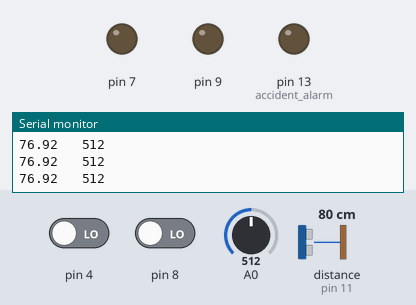
Recording of a sketch running on a simulated Arduino Uno, built with avr-gcc and run on an emulated ATmega328P. Shown: output pins drawn as LEDs (lit = HIGH), the last lines printed to the serial monitor. Wiring (inferred from the names in the program): ultrasonic range finder: trigger pin 10; echo pin 11. Dashed ring = blinking. The inputs (shaded band) are chosen by the test bench; at power-on: distance to the obstacle (sensor on pin 11) 80 cm, A0 = 512, pin 8 LOW, pin 4 LOW. The echo pulse lasts 58.3 µs per cm; pins used as bus, display or sensor lines are not drawn.

Above: at 1.2 s.
1.3 s: distance to the obstacle (sensor on pin 11) set to 21 cm
2.8 s: distance to the obstacle (sensor on pin 11) set to 16 cm
At 4.3 s:
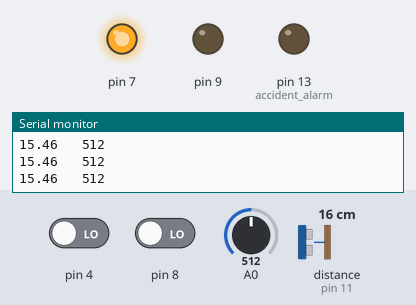
5.8 s: A0 set to 198
8.8 s: A0 set to 167
At 9.2 s:
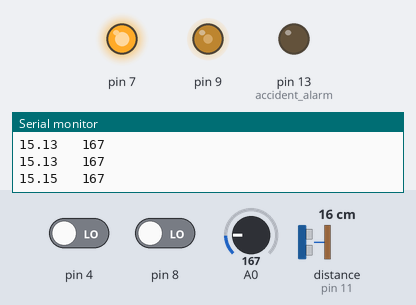
10.3 s: pin 8 driven HIGH
At 10.39 s:
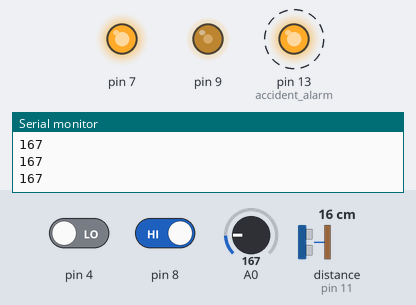
13.3 s: pin 8 driven LOW
At 13.6 s:
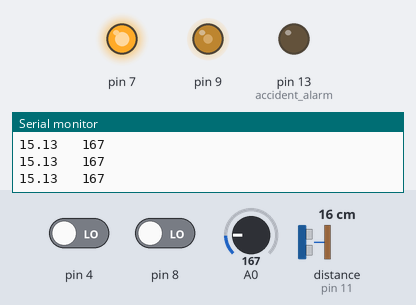
Timing chart, 0 to 15.8 s (numbered marks = the images above; inputs shaded):
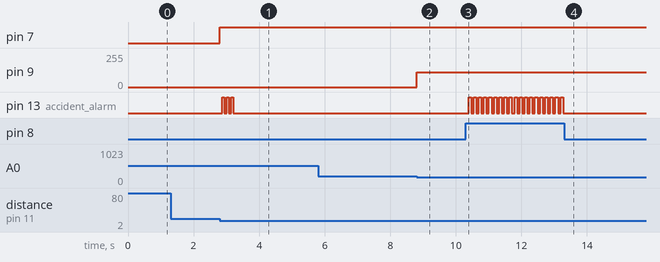

The sketch:

controlBoard.ino
```cpp
float speeds= 331.13; //349.09; //meter per second
float pingTime;
float distance;
int t=10,e=11;
int acc_counter=0, count = 0;
byte closed_s = false;
long acc_alarm=0;
bool lightAuto, lightManu;

void setup() {
  pinMode(A0, INPUT);
  pinMode(13, OUTPUT);
  pinMode(9, OUTPUT);
  pinMode(7, OUTPUT);
  pinMode(t,OUTPUT);
  pinMode(e,INPUT);
  pinMode(4,INPUT);
  Serial.begin(9600);

}

void loop() {


  checkDarkStreet();
  if (digitalRead(8) == 1) alarm();
  else get_distance();
  //Serial.println(digitalRead(13));
}

/* Automatic Light System*/

void checkDarkStreet(){
  int light = analogRead(A0);
  if (light < 180) lightAuto = true;
  else lightAuto = false;
  Serial.println(light);

  if (digitalRead(4) == 1) lightManu = true;
  else lightManu = false;

  if (lightAuto == true || lightManu == true) analogWrite(9, 110);
  else digitalWrite(9, 0);
}

/*Detecting objects on front of the car via ultrasonic sensor*/

void get_distance(){
  digitalWrite(t,LOW);
  delayMicroseconds(6);
  digitalWrite(t,HIGH);
  delayMicroseconds(2);
  digitalWrite(t,LOW);

  pingTime=pulseIn(e,HIGH);
  pingTime=pingTime/1000000;  //microseconds to seconds

  distance= speeds * pingTime;
  distance= distance/2;
  distance= distance*100;   //Converts meter to cm

  if (distance < 18)
  {
    accident_alarm();
    digitalWrite(7, 1);
  }
  else {
    digitalWrite(7, 0);
    acc_counter = 0;
    acc_alarm = 0;
    digitalWrite(13 ,0);
  }
  Serial.print(distance);
  Serial.print("   ");
  /*Serial.print(acc_counter);
  Serial.print("   ");
  Serial.println(acc_alarm);*/
}

void accident_alarm(){
    if (acc_alarm == 5 && acc_counter < 6){
       acc_counter ++;
       //Serial.println(acc_counter);
        digitalWrite(13, !digitalRead(13));

        acc_alarm = 0;
      }
      acc_alarm ++;
      if (acc_alarm > 7)acc_alarm = 0;
      //Serial.println(acc_alarm);
}

void alarm(){

  if (count == 15){
    digitalWrite(13, !digitalRead(13));
    count = 0;
  }
  count ++;

}
```

Measured:
- the behaviour switches between 19 and 18 cm on distance to the obstacle (sensor on pin 11) (found by bisection; images 0 and 1)
- the behaviour switches between 180 and 179 on A0 (found by bisection; images 1 and 2)
- after the input at 2.8 s, pin 7: LOW → HIGH at once; pin 13 (accident_alarm): alternates HIGH for 0.07 s and LOW for 0.07 s, 6 changes in all, then stays LOW, starting after 0.07 s
- after the input at 8.8 s, pin 9: 0/255 → 110/255 at once
- after the input at 10.3 s, pin 13 (accident_alarm): alternates HIGH for 0.08 s and LOW for 0.08 s, starting after 0.09 s
- after the input at 13.3 s, pin 13 (accident_alarm): stops changing and stays LOW
